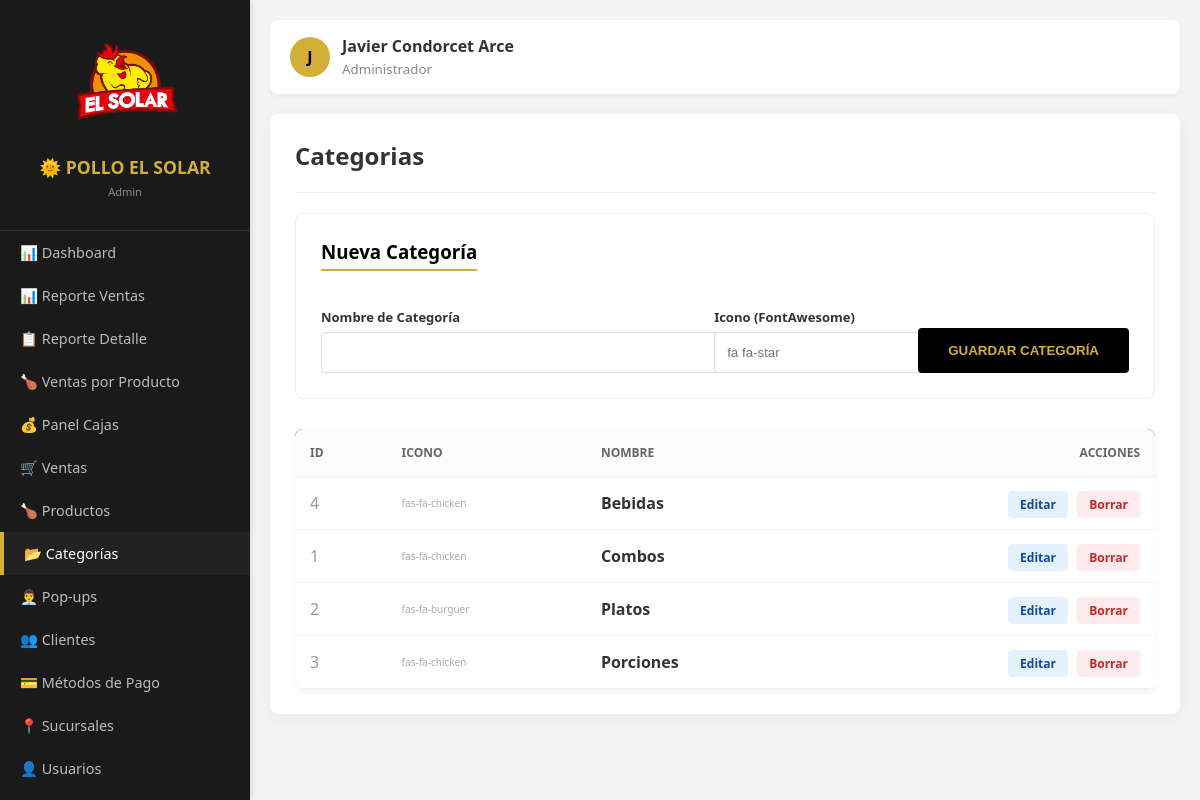
The app's page /bolivia/admin.php?mod=categorias (signed in) with its own data.
### tables this page shows
CREATE TABLE `categorias` (
  `id` int(11) NOT NULL,
  `nombre` varchar(100) NOT NULL,
  `icono` varchar(100) DEFAULT NULL,
  `estado` tinyint(1) DEFAULT 1
);

### bolivia/modulos/categorias.php (the view, shortened to what this page needs)
<?php
$cat_edit = null;
$categorias = $pdo->query("SELECT * FROM categorias WHERE estado = 1 ORDER BY nombre ASC")->fetchAll();
?>
<div style="background:#fff; padding:25px; border-radius:8px; border:1px solid #eee; margin-bottom:30px;">
    <h3 style="margin-top:0; color:#000; border-bottom: 2px solid #D4AF37; display:inline-block; padding-bottom:5px;">
        <?php echo $cat_edit ? "Editar Categoría" : "Nueva Categoría"; ?>
    </h3>
    <form id="formCat" method="POST" style="display:flex; gap:15px; align-items: flex-end; margin-top:15px;">
        <div style="flex:2;">
            <label style="font-weight:bold; font-size:13px;">Nombre de Categoría</label>
            <input type="text" name="nombre" id="input_nombre" required value="<?php echo $cat_edit['nombre'] ?? ''; ?>"
                   style="width:100%; padding:12px; margin-top:5px; border:1px solid #ddd; border-radius:4px;">
        </div>
        <div style="flex:1;">
            <label style="font-weight:bold; font-size:13px;">Icono (FontAwesome)</label>
            <input type="text" name="icono" value="<?php echo $cat_edit['icono'] ?? ''; ?>"
                   placeholder="fa fa-star" style="width:100%; padding:12px; margin-top:5px; border:1px solid #ddd; border-radius:4px;">
        </div>
        <button type="button" onclick="abrirModal()"
                style="background:#000; color:#D4AF37; border:none; padding:12px 30px; border-radius:4px; cursor:pointer; font-weight:bold; height:45px;">
            <?php echo $cat_edit ? "ACTUALIZAR DATOS" : "GUARDAR CATEGORÍA"; ?>
        </button>
    </form>
</div>
<table style="width:100%; border-collapse: collapse; background:#fff; border-radius:8px; overflow:hidden; box-shadow: 0 4px 6px rgba(0,0,0,0.05);">
    <thead>
        <tr style="background:#1a1a1a; color:#D4AF37; text-align:left;">
            <th style="padding:15px;">ID</th>
            <th>Icono</th>
            <th>Nombre</th>
            <th style="text-align:right; padding-right:15px;">Acciones</th>
        </tr>
    </thead>
    <tbody>
        <?php foreach ($categorias as $c): ?>
        <tr style="border-bottom: 1px solid #f2f2f2;">
            <td style="padding:15px; color:#999;"><?php echo $c['id']; ?></td>
            <td style="font-size:18px;">
                <span style="font-size:10px; color:#aaa; display:block;"><?php echo $c['icono']; ?></span>
            </td>
            <td><strong><?php echo $c['nombre']; ?></strong></td>
            <td style="text-align:right; padding-right:15px;">
                <a href="admin.php?mod=categorias&edit=<?php echo $c['id']; ?>"
                   style="background:#e3f2fd; color:#0d47a1; padding:5px 12px; border-radius:4px; text-decoration:none; font-size:12px; font-weight:bold; margin-right:5px;">Editar</a>
                <a href="admin.php?mod=categorias&del=<?php echo $c['id']; ?>"
                   onclick="return confirm('¿Seguro que quieres eliminar la categoría <?php echo $c['nombre']; ?>?')"
                   style="background:#ffebee; color:#c62828; padding:5px 12px; border-radius:4px; text-decoration:none; font-size:12px; font-weight:bold;">Borrar</a>
            </td>
        </tr>
        <?php endforeach; ?>
    </tbody>
</table>

### bolivia/admin.php (style rules this page uses)
:root { --sidebar-width: 250px; --gold: #D4AF37; --dark: #1a1a1a; }
body { margin: 0; display: flex; font-family: 'Segoe UI', sans-serif; background: #f4f4f4; color: #333; }
table { width: 100%; border-collapse: collapse; margin-top: 20px; }
th, td { text-align: left; padding: 12px; border-bottom: 1px solid #eee; }
th { background: #fcfcfc; color: #666; text-transform: uppercase; font-size: 0.75em; }

### records on screen
categorias: id "4", icono "fas-fa-chicken", nombre "Bebidas"
categorias: id "1", icono "fas-fa-chicken", nombre "Combos"
categorias: id "2", icono "fas-fa-burguer", nombre "Platos"
categorias: id "3", icono "fas-fa-chicken", nombre "Porciones"

### other values on screen
$user_rol "Admin"
$item['icono'] "📊"
$item['nombre'] "Dashboard"
$item['nombre'] "Reporte Ventas"
$item['icono'] "📋"
$item['nombre'] "Reporte Detalle"
$item['icono'] "🍗"
$item['nombre'] "Ventas por Producto"
$item['icono'] "💰"
$item['nombre'] "Panel Cajas"
$item['icono'] "🛒"
$item['nombre'] "Ventas"
$item['nombre'] "Productos"
$item['icono'] "📂"
$item['nombre'] "Categorías"
